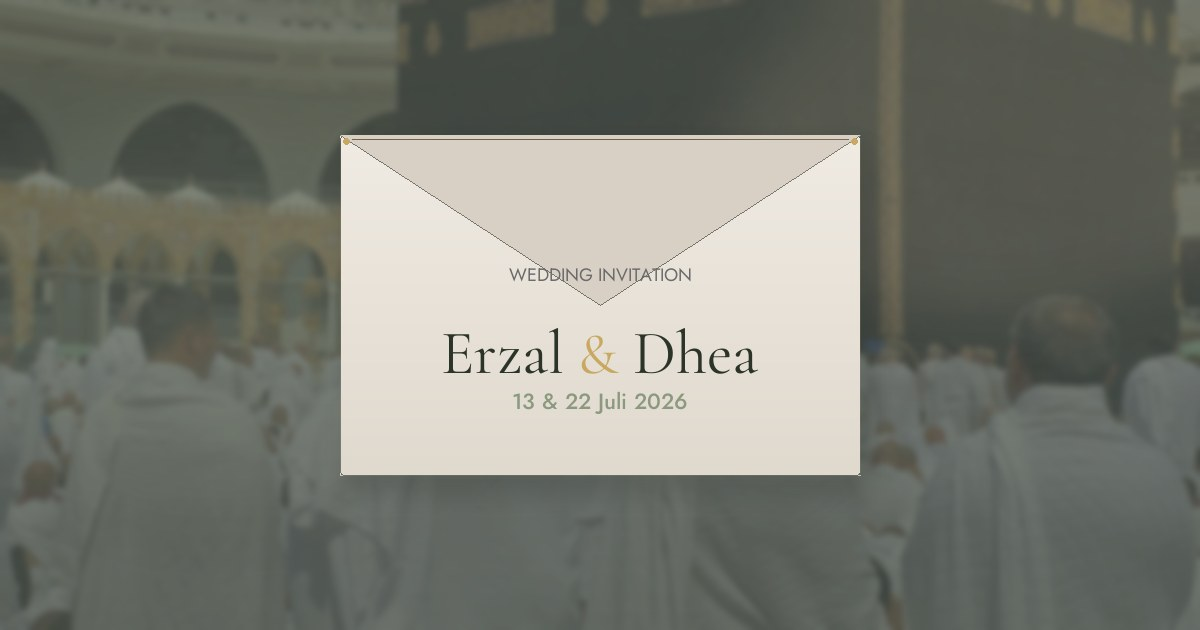
#> input picture assets/og-invite.jpg, 1200 x 630 px, given in place of 2-a842-38580308af32-9c35aa80-6ff9-40b9-9551-a227ac6b1935.png, which was not available
$ python process_photos.py
#> lines starting #> are read from the running program, lines starting #| are printed output that depends on the picture; pictures that were not available may be replaced by others from this repository, and a replacement may not be noted
#!/usr/bin/env python3
"""Process wedding invitation client photos — crop, color-grade, export."""

from __future__ import annotations

import math
from pathlib import Path

from PIL import Image, ImageEnhance, ImageFilter, ImageOps

ROOT = Path(__file__).resolve().parents[1]
ASSETS = ROOT / "assets" / "photos"
SRC = Path(
    "/Users/acim.agwengmail.com/.cursor/projects/"
    "Users-acim-agwengmail-com-Projects-wedding-invitation/assets"
)

# Source files
RESTAURANT = SRC / (
    "46e731fd-c8f3-4135-94f8-b99126668f92-"
    "994e8d56-0be2-48f6-ace2-85b3537f2fb5.png"
)
CAR_COLOR = SRC / (
    "4b375efa-0dee-45e8-98f3-17f99392c74b-"
    "3f2f2521-5f40-44a2-9ecd-c8ff0ce4d13e.png"
)
CAR_BW = SRC / (
    "1a68d124-22b0-4499-997f-c7ab67a8f21c-"
    "56319900-cab5-49af-af12-6625fc14d6c0.png"
)
TROPICAL = SRC / (
    "ff2735bd-f3bd-4cb2-a842-38580308af32-"
    "9c35aa80-6ff9-40b9-9551-a227ac6b1935.png"
)
CAR_FULL = SRC / (
    "2f3ad881-5d41-4850-8b40-1f92aa6013d8-"
    "024506f3-a0f7-4b02-9d48-721b19dafe5e.png"
)
CHILDHOOD = SRC / "image-f2a1868d-5071-4b55-b633-6e6c3424c1d0.png"

JPG_QUALITY = 85


def crop_box_aspect(
    width: int, height: int, target_w: int, target_h: int, cx: float, cy: float
) -> tuple[int, int, int, int]:
    """Return crop box (left, top, right, bottom) centered at cx, cy (0–1)."""
    target_ratio = target_w / target_h
    img_ratio = width / height

    if img_ratio > target_ratio:
        crop_h = height
        crop_w = int(height * target_ratio)
    else:
        crop_w = width
        crop_h = int(width / target_ratio)

    center_x = int(width * cx)
    center_y = int(height * cy)
    left = max(0, min(width - crop_w, center_x - crop_w // 2))
    top = max(0, min(height - crop_h, center_y - crop_h // 2))
    return (left, top, left + crop_w, top + crop_h)


def warm_grade(img: Image.Image, strength: float = 1.0) -> Image.Image:
    """Warm romantic color grade: lifted shadows, soft contrast, muted saturation."""
    if img.mode != "RGB":
        img = img.convert("RGB")

    # Slight warmth via channel blend
    r, g, b = img.split()
    r = r.point(lambda x: min(255, int(x * (1.0 + 0.06 * strength))))
    g = g.point(lambda x: min(255, int(x * (1.0 + 0.02 * strength))))
    b = b.point(lambda x: max(0, int(x * (1.0 - 0.04 * strength))))
    img = Image.merge("RGB", (r, g, b))

    # Lift shadows — blend with lightly brightened copy
    bright = ImageEnhance.Brightness(img).enhance(1.08)
    img = Image.blend(img, bright, 0.22 * strength)

    img = ImageEnhance.Color(img).enhance(0.88 - 0.08 * (1 - strength))
    img = ImageEnhance.Contrast(img).enhance(0.94)
    img = ImageEnhance.Brightness(img).enhance(1.03)

    return img


def warm_duotone(img: Image.Image) -> Image.Image:
    """Convert B&W to warm cream/charcoal duotone matching site palette."""
    gray = img.convert("L")
    # Shadow: sage-charcoal #2c3328, highlight: cream #e8d5b5
    shadow = (44, 51, 40)
    highlight = (232, 213, 181)
    out = Image.new("RGB", gray.size)
    px = out.load()
    gp = gray.load()
    for y in range(gray.height):
        for x in range(gray.width):
            t = gp[x, y] / 255.0
            t = t**0.92  # soften contrast
            r = int(shadow[0] * (1 - t) + highlight[0] * t)
            g = int(shadow[1] * (1 - t) + highlight[1] * t)
            b = int(shadow[2] * (1 - t) + highlight[2] * t)
            px[x, y] = (r, g, b)
    return out


def vignette(img: Image.Image, strength: float = 0.35) -> Image.Image:
    """Soft radial vignette (computed at reduced size for speed)."""
    w, h = img.size
    sw, sh = max(64, w // 8), max(64, h // 8)
    small = Image.new("L", (sw, sh))
    px = small.load()
    cx, cy = sw / 2, sh / 2
    max_d = math.hypot(cx, cy)
    for y in range(sh):
        for x in range(sw):
            d = math.hypot(x - cx, y - cy) / max_d
            px[x, y] = int(min(255, (d**1.6) * 255 * strength * 1.4))
    mask = small.resize((w, h), Image.Resampling.BILINEAR)
    dark = Image.new("RGB", (w, h), (20, 24, 18))
    return Image.composite(dark, img, mask)


def darken_for_hero(img: Image.Image) -> Image.Image:
    """Slightly darken hero for text overlay readability."""
    img = ImageEnhance.Brightness(img).enhance(0.88)
    img = ImageEnhance.Contrast(img).enhance(0.96)
    return vignette(img, 0.28)


def resize_to(img: Image.Image, target_w: int, target_h: int) -> Image.Image:
    return img.resize((target_w, target_h), Image.Resampling.LANCZOS)


def save_jpg(img: Image.Image, path: Path, quality: int = JPG_QUALITY) -> None:
    path.parent.mkdir(parents=True, exist_ok=True)
    if img.mode == "RGBA":
        img = img.convert("RGB")
    img.save(path, "JPEG", quality=quality, optimize=True, progressive=True)


def save_webp(img: Image.Image, path: Path, quality: int = 82) -> None:
    path.parent.mkdir(parents=True, exist_ok=True)
    if img.mode == "RGBA":
        img = img.convert("RGB")
    img.save(path, "WEBP", quality=quality, method=4)


def process_and_save(
    img: Image.Image,
    name: str,
    box: tuple[int, int, int, int] | None,
    out_w: int,
    out_h: int,
    grade: str = "warm",
    extra=None,
) -> None:
    if box:
        img = img.crop(box)
    img = resize_to(img, out_w, out_h)
    if grade == "warm":
        img = warm_grade(img)
    elif grade == "warm_duotone":
        img = warm_duotone(img)
    elif grade == "hero":
        img = warm_grade(img, 1.1)
        img = darken_for_hero(img)
    if extra:
        img = extra(img)
    save_jpg(img, ASSETS / f"{name}.jpg")
    save_webp(img, ASSETS / f"{name}.webp")


def split_restaurant(path: Path) -> tuple[Image.Image, Image.Image]:
    im = Image.open(path).convert("RGB")
    w, h = im.size
    mid = h // 2
    top = im.crop((0, 0, w, mid))
    bottom = im.crop((0, mid, w, h))
    return top, bottom


def main() -> None:
    ASSETS.mkdir(parents=True, exist_ok=True)

    tropical = Image.open(TROPICAL).convert("RGB")
#> tropical is the input picture: PIL image 1200x630 RGB; mean R, G, B 122.1, 123.5, 114.7
    tw, th = tropical.size
#> tw = 1200; th = 630

    # --- Hero: tropical villa, 16:9 wide crop on couple ---
    hero_box = crop_box_aspect(tw, th, 16, 9, cx=0.50, cy=0.38)
#> hero_box = (40, 0, 1160, 630)
    process_and_save(tropical, "hero", hero_box, 1920, 1080, grade="hero")
#> in vignette, `small = Image.new("L", (sw, sh))`: small: PIL image 240x135 L; every value is 0
#> in vignette, `dark = Image.new("RGB", (w, h), (20, 24, 18))`:
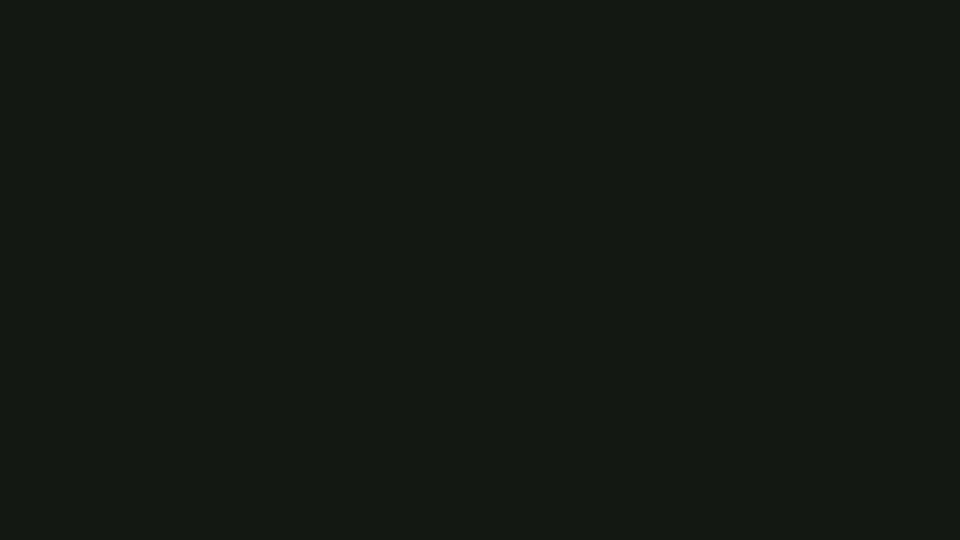
#> dark: PIL image 1920x1080 RGB (shown at 1/2 size); mean R, G, B 20, 24, 18
#> in vignette, `return Image.composite(dark, img, mask)`:
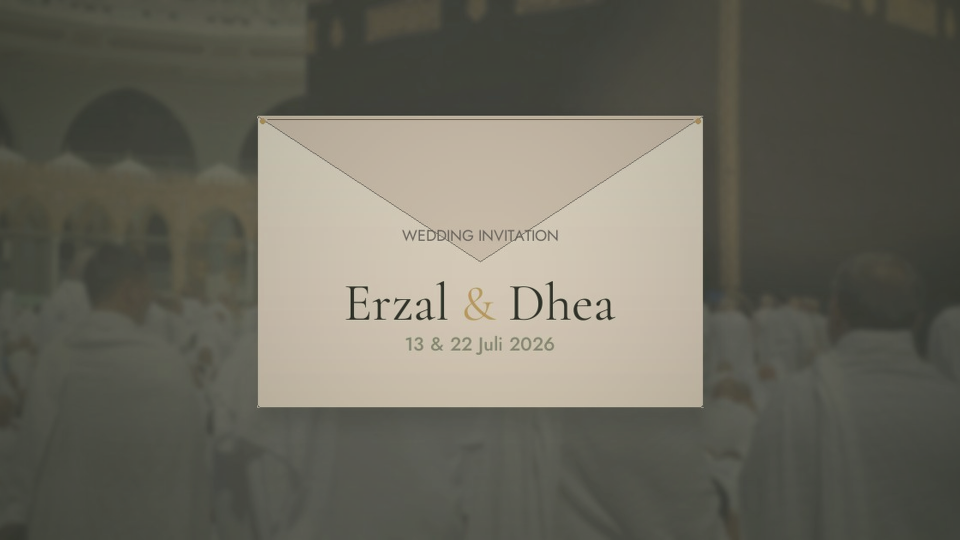
#> returned value: PIL image 1920x1080 RGB (shown at 1/2 size); mean R, G, B 105.6, 103.4, 92.2

    # --- OG image: 1200x630 from same source ---
    og_box = crop_box_aspect(tw, th, 1200, 630, cx=0.50, cy=0.36)
#> og_box = (0, 0, 1200, 630)
    process_and_save(tropical, "og", og_box, 1200, 630, grade="warm")

    # --- Groom: restaurant top frame, 1:1 on man's face/upper body ---
    rest_top, rest_bottom = split_restaurant(RESTAURANT)
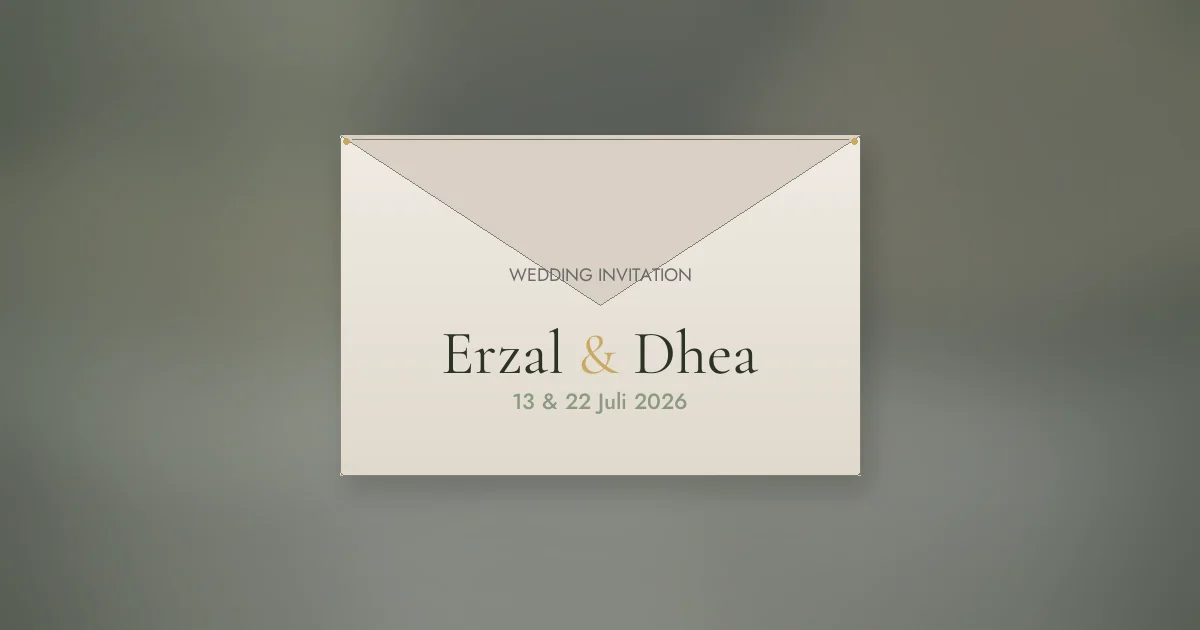
#> input picture assets/og-invite.webp, 1200 x 630 px, given in place of 5-94f8-b99126668f92-994e8d56-0be2-48f6-ace2-85b3537f2fb5.png, which was not available
#> in split_restaurant, im is the input picture: PIL image 1200x630 RGB; mean R, G, B 137.3, 138.6, 128.1
#> in split_restaurant, `top = im.crop((0, 0, w, mid))`:
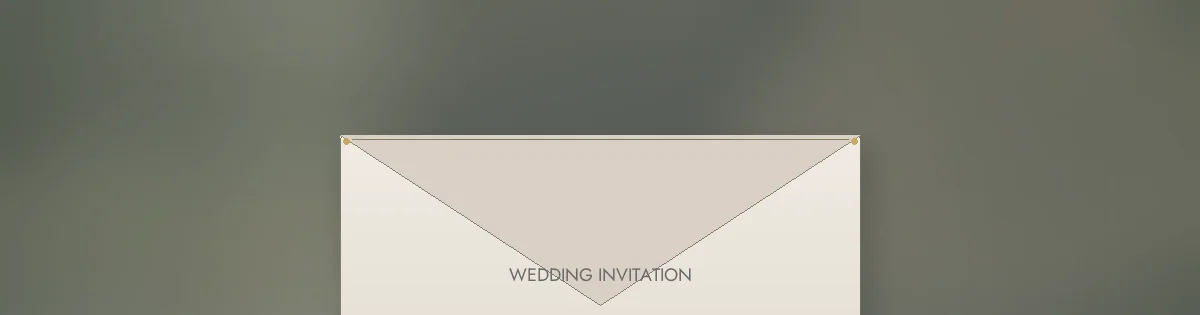
#> top: PIL image 1200x315 RGB; mean R, G, B 134.3, 134.8, 123.4
#> in split_restaurant, `bottom = im.crop((0, mid, w, h))`:
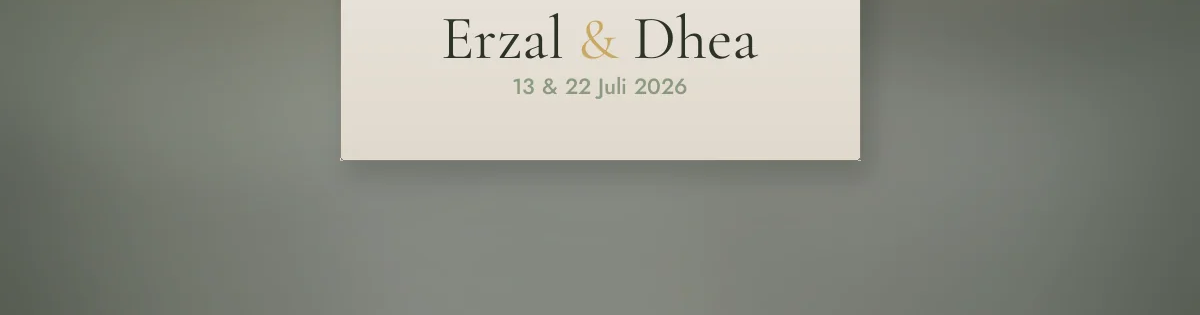
#> bottom: PIL image 1200x315 RGB; mean R, G, B 140.2, 142.3, 132.9
    rw, rh = rest_top.size
#> rw = 1200; rh = 315
    groom_box = crop_box_aspect(rw, rh, 1, 1, cx=0.62, cy=0.32)
#> groom_box = (587, 0, 902, 315)
    process_and_save(rest_top, "groom", groom_box, 800, 800, grade="warm")
#> call 3 of warm_grade, with strength = 1
#> in warm_grade (call 3), `r, g, b = img.split()`:
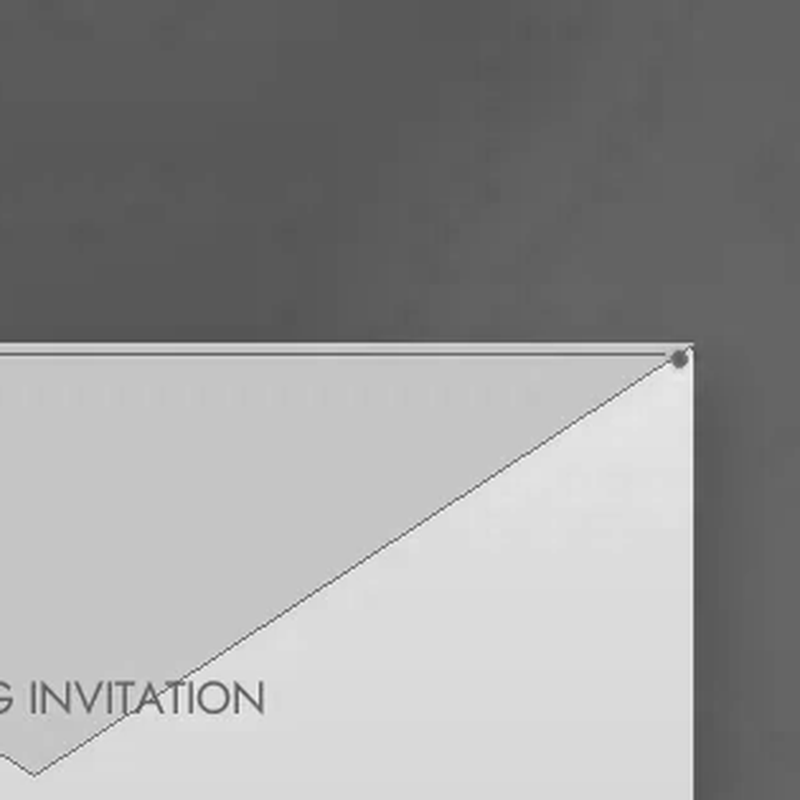
#> b: PIL image 800x800 L; min 72, max 255, mean 149.2
#> in warm_grade (call 3), `bright = ImageEnhance.Brightness(img).enhance(1.08)`:
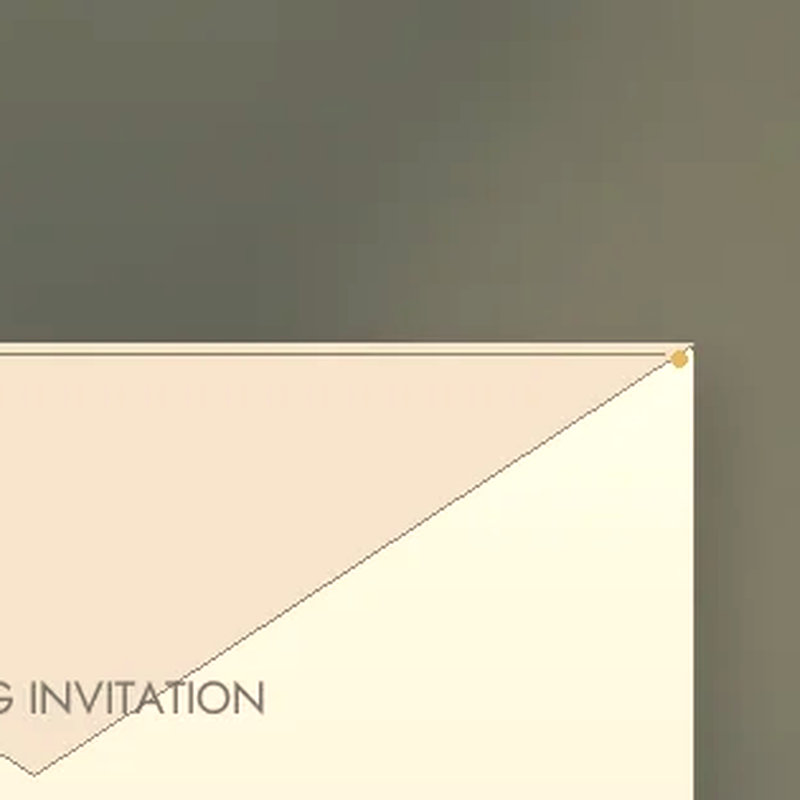
#> bright: PIL image 800x800 RGB; mean R, G, B 181, 174.1, 153.8

    # --- Bride: tropical villa woman, 1:1 ---
    bride_box = crop_box_aspect(tw, th, 1, 1, cx=0.38, cy=0.28)
    process_and_save(tropical, "bride", bride_box, 800, 800, grade="warm")

    # --- Story: car trunk color, romantic 4:5 crop ---
    car = Image.open(CAR_COLOR).convert("RGB")
    cw, ch = car.size
    story_box = crop_box_aspect(cw, ch, 4, 5, cx=0.50, cy=0.42)
    process_and_save(car, "story", story_box, 1000, 1250, grade="warm")

    # --- Gallery 01: tropical couple 1:1 ---
    g1_box = crop_box_aspect(tw, th, 1, 1, cx=0.50, cy=0.35)
    process_and_save(tropical, "gallery-01", g1_box, 900, 900, grade="warm")

    # --- Gallery 02: car color trunk 1:1 ---
    g2_box = crop_box_aspect(cw, ch, 1, 1, cx=0.50, cy=0.40)
    process_and_save(car, "gallery-02", g2_box, 900, 900, grade="warm")

    # --- Gallery 03: car B&W warm duotone ---
#> (the run stopped early here; a loop or call above may not have finished)
